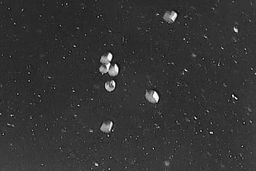
#> input picture original-frame.png, 256 x 171 px, shrunk from 600 x 400 before the run
$ python -i helper.py   (imports and definitions only)
#> lines starting #> are read from the running program, lines starting #| are printed output that depends on the picture
#> further down, picture is the input picture: shape (171, 256); min 2, max 255, mean 52.3
import numpy as np
from cv2 import blur, distanceTransform, erode
from cv2 import DIST_L2, DIST_MASK_PRECISE
from skimage.feature import peak_local_max
from scipy.stats import scoreatpercentile
from collections import Counter
import cvxpy as cp
import matplotlib.pyplot as plt

def yy(imgSize, centered = 0):
    ny, nx = imgSize
    if centered:
        y = np.arange(-(ny//2),(ny+1)//2).reshape(-1,1)
    else:
        y = np.arange(ny).reshape(-1,1)
    return np.tile(y, [1, nx])


def xx(imgSize, centered = 0):
    ny, nx = imgSize
    if centered:
        x = np.arange(-(nx//2),(nx+1)//2)
    else:
        x = np.arange(nx)
    return np.tile(x, [ny, 1])


# [21 lines left out: functions elipsBound, concaveDetect, not called in this run]


def findEllipse(img, rto = np.arange(1, 4, 0.2), ang = np.arange(0, 180, 5),
                minArea = None):
    if minArea == None:
        minArea = img.sum() / 100
#> minArea = 22874.7

    npair = len(ang) * len(rto)
#> npair = 540
    angle = np.tile(ang, [1, len(rto)]).flatten()
#> angle = 540 values, max 175 at index 35, min 0 at index 0, mean 87.5
    angle = angle / 180 * np.pi
#> angle = 540 values, max 3.05 at index 35, min 0 at index 0, mean 1.53
    ratio = np.tile(rto.reshape(-1,1), [1, len(ang)]).flatten()
#> ratio = 540 values from 1 to 3.8

    cos, sin = np.cos(angle), np.sin(angle)
#> cos = 540 values, max 1 at index 0, min -0.996 at index 35, mean 0.0278; sin = 540 values, max 1 at index 18, min 0 at index 0, mean 0.636
    cos2, sin2 = cos ** 2, sin ** 2
#> cos2 = 540 values, max 1 at index 0, min 3.75e-33 at index 18, mean 0.5; sin2 = 540 values, max 1 at index 18, min 0 at index 0, mean 0.5
    cossin = cos * sin
#> cossin = 540 values, max 0.5 at index 9, min -0.5 at index 27, mean -4.93e-18
    Ta, Tinva = (1 / ratio - 1), ratio - 1
#> Ta = 540 values, max 0 at index 0, min -0.737 at index 504, mean -0.512; Tinva = 540 values from 0 to 2.8
    T, Tinv = np.zeros([npair,2,2]), np.zeros([npair,2,2])
    T[:,0,0],T[:,1,1],T[:,0,1] = Ta*sin2+1,Ta*cos2+1,Ta*cossin
    T[:,1,0] = T[:,0,1]
    Tinv[:,0,0],Tinv[:,1,1],Tinv[:,0,1] = Tinva*sin2+1, Tinva*cos2+1, Tinva*cossin
    Tinv[:,1,0] = Tinv[:,0,1]

    ycord, xcord = yy(img.shape, centered = 1), xx(img.shape, centered = 1)
    ref = np.reshape([ycord[0,0], xcord[0,0]], [1,2,1])
#> ref = [-85, -128]
    imgBool = img.astype(bool)
#> imgBool: shape (171, 256) bool; every value is 1
    Tcord = np.round(T.dot(np.stack((ycord[imgBool], xcord[imgBool])))) - ref
    upLeft = np.squeeze(np.min(Tcord, axis=2));
#> upLeft = 540 pairs, first value -25 to 63, second value -9 to 94
    lowRight = np.squeeze(np.max(Tcord, axis=2));
#> lowRight = 540 pairs, first value 107 to 195, second value 161 to 264
    Tcord = (Tcord - upLeft[:,:,np.newaxis]).astype(np.int64)
    imageSize = (lowRight - upLeft + 1).astype(np.int64)
#> imageSize = 540 pairs, first value 45 to 221, second value 68 to 274
    parID = np.arange(npair)[imageSize.min(axis=1) > 1]
#> parID = 540 values from 0 to 539

    flagRatio = 0
    elist = []
    for i in parID:
        if ratio[i] == 1:
            if flagRatio:
                continue
            else:
                flagRatio = 1
        edt = np.zeros(imageSize[i], dtype = np.uint8)
        edt.ravel()[np.ravel_multi_index(Tcord[i], imageSize[i])] = 1
        edt = distanceTransform(edt, DIST_L2, 3)
        peak = peak_local_max(blur(edt, (3,3)))
        cord = peak + upLeft[i,:] + ref.squeeze()
        cord = Tinv[i,:,:].dot(cord.T) - ref.squeeze(axis=0)                    # round ?
        minor = edt.ravel()[np.ravel_multi_index(peak.T, imageSize[i])]
        major = minor * ratio[i]
        idxArea = (np.pi * major * minor) > minArea
        elips = np.zeros([idxArea.sum(), 5])
        elips[:,:2] = cord.T[idxArea,:]
        elips[:,2] = major[idxArea]
        elips[:,3] = minor[idxArea]
        elips[:,4] = angle[i]
        elist.append(elips)
#> this loop made 540 passes
#> flagRatio on pass 1: 1
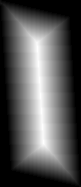
#> edt: shape (187, 81) float32; min 0, max 33.43, mean 11.2; drawn with min black and max white
#> after the loop, elist = 505 items
    return np.concatenate(elist)


# [96 lines left out: functions overlay, computeDist, intergerProgamming, plotEllipse, not called in this run]


>>> import cv2
>>> picture = cv2.imread('../original-frame.png', cv2.IMREAD_GRAYSCALE)
>>> result = findEllipse(picture)
#> result = 1069 rows, first 6: [84.69, 106.4, 98.56, 82.13, 0.0873], [84.7, 107.6, 98.56, 82.13, 0.0873], [84.72, 108.8, 98.56, 82.13, 0.0873], [84.74, 110, 98.56, 82.13, 0.0873], [84.76, 111.2, 98.56, 82.13, 0.0873], [84.77, 112.4, 98.56, 82.13, 0.0873]
